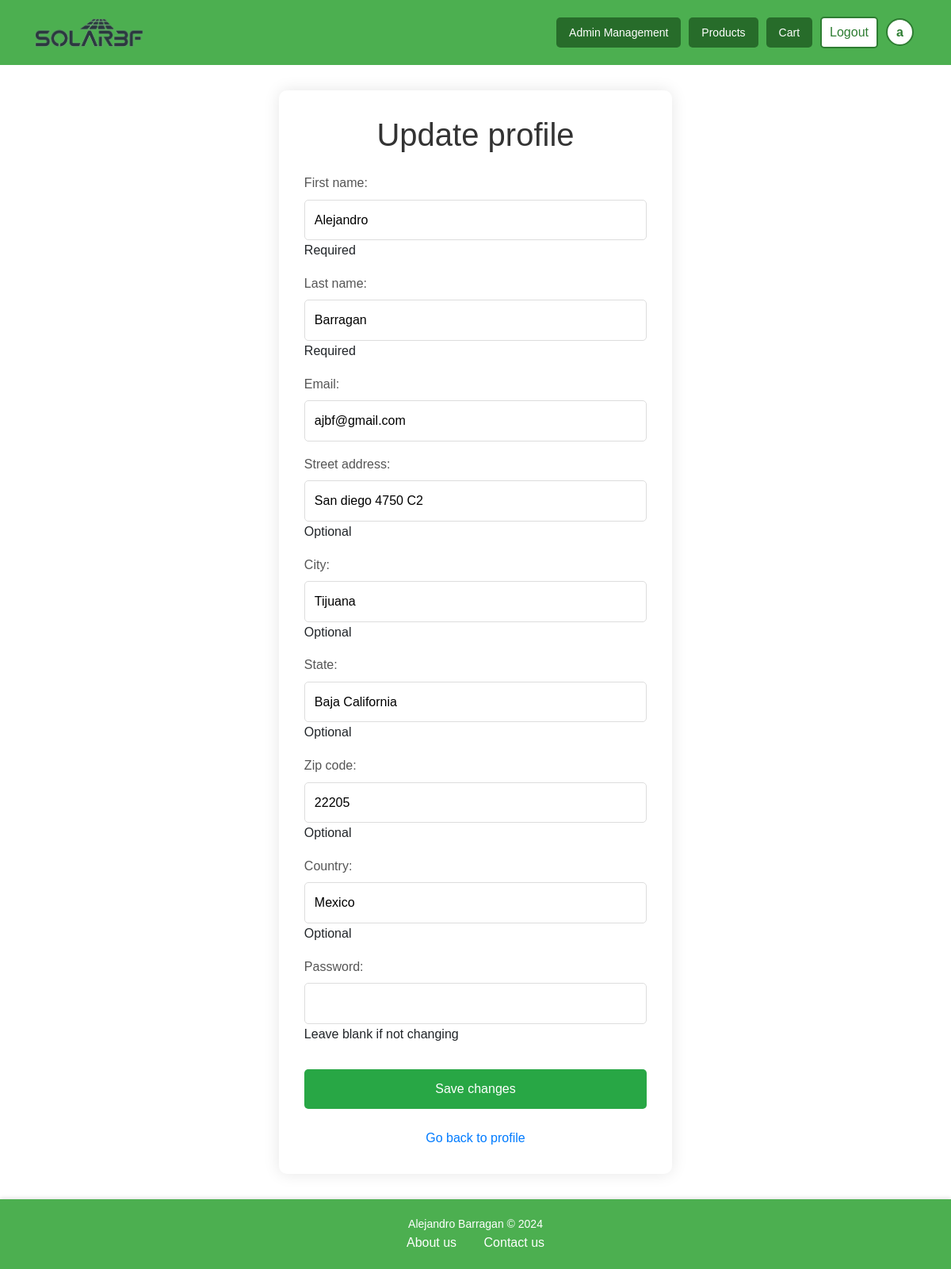
The page /profile/update/ (signed in) on the database as committed earlier.
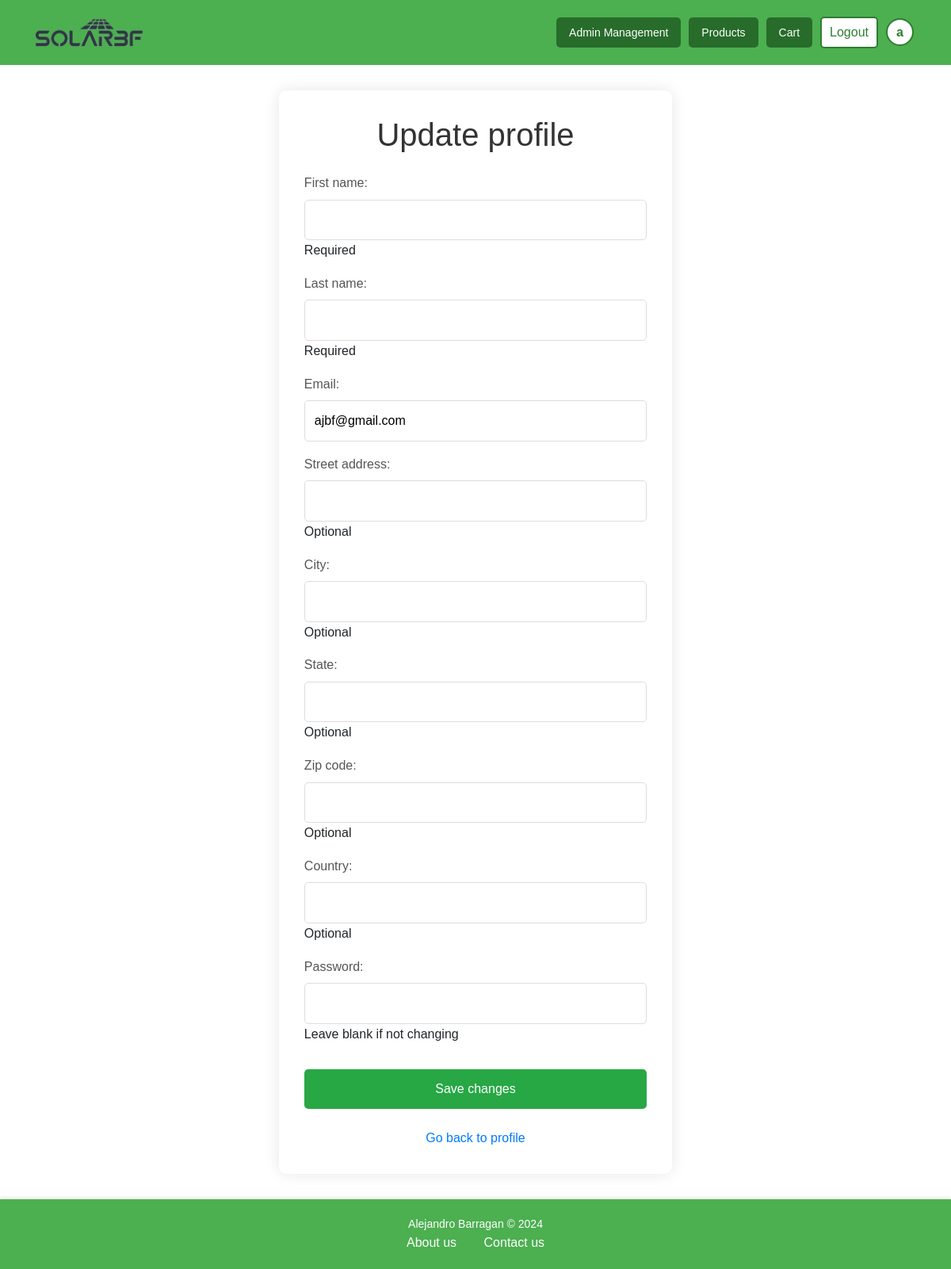
The same page on the database as committed later.
### accounts/models.py (models this page shows, shortened)
class CustomUser(AbstractUser):
    USER_TYPE_CHOICES = (
        ('user', 'User'),
        ('worker', 'Worker'),
        ('admin', 'Admin'),
    )
    role = models.CharField(max_length=10, default='user')
    team = models.ForeignKey(
        Team,
        on_delete=models.SET_NULL,
        blank=True, null=True,
        related_name='members'
    )
    email = models.EmailField(unique=True)
    street_address = models.CharField(max_length=255, blank=True, null=True)
    city = models.CharField(max_length=100, blank=True, null=True)
    state = models.CharField(max_length=100, blank=True, null=True)
    zip_code = models.CharField(max_length=20, blank=True, null=True)
    country = models.CharField(max_length=100, blank=True, null=True)

### accounts/views.py (the view)
# urls.py: path('profile/update/', views.profileView_update, name='profile_update'),
@login_required
def profileView_update(request):
    if request.method == 'POST':
        form = CustomUserChangeForm(request.POST, instance=request.user)
        if form.is_valid():
            form.save()
            return redirect('profile')
    else:
        form = CustomUserChangeForm(instance=request.user)
    return render(request, 'accounts/profile_update.html', {'form': form})

### accounts/forms.py (shortened to what this page needs)
class CustomUserChangeForm(UserChangeForm):
    first_name = forms.CharField(max_length=60, required=True, help_text='Required')
    last_name = forms.CharField(max_length=60, required=True, help_text='Required')
    street_address = forms.CharField(max_length=255, required=False, help_text='Optional')
    city = forms.CharField(max_length=100, required=False, help_text='Optional')
    state = forms.CharField(max_length=100, required=False, help_text='Optional')
    zip_code = forms.CharField(max_length=20, required=False, help_text='Optional')
    country = forms.CharField(max_length=100, required=False, help_text='Optional')
    password = forms.CharField(widget=forms.PasswordInput(), required=False, help_text='Leave blank if not changing')
    class Meta:
        model = CustomUser
        fields = ['first_name', 'last_name', 'email', 'street_address', 'city', 'state', 'zip_code', 'country']

### templates/accounts/profile_update.html (shortened to what this page needs)
{% extends 'base.html' %}
{% load static %}
{% block style %}
    <link rel="stylesheet" href="{% static 'css/profile_update.css' %}"/>
{% endblock %}
{% block content %}
<div class="profile-update-container">
    <h1>Update profile</h1>
    <div class="profile-update-form">
        <form method="POST">
            {{ form.as_p }}
            <button type="submit">Save changes</button>
        </form>
    </div>
    <a href="{% url 'profile' %}" class="back-link">Go back to profile</a>
</div>
{% endblock %}

### templates/components/navbar.html (shortened to what this page needs)
{% load static %}
{% block style %}
    <link rel="stylesheet" href="{% static 'css/navbar.css' %}"/>
{% endblock %}
{% block content %}
<div class="navbar-container">
    <nav class="navbar">
        <div class="container">
            <a class="nav-link navbar-brand nav-logo" href="{% url 'home' %}">
                <img src="{% static 'images/SolarBFLogo1-1.png' %}" alt="">
            </a>
            <div class="nav-links" id="nav-links">
                {% if user.is_authenticated %}
                    {% if user.is_staff or user.role == 'worker' %}
                        <a class="btn-custom btn-medium btn-primary" href="{% url 'management' %}">Admin Management</a>
                    {% endif %}
                        <a class="btn-custom btn-medium btn-primary" href="{% url 'products' %}">Products</a>
                        <a class="btn-custom btn-medium btn-primary" href="{% url 'cart' %}">Cart</a>
                        <a class="btn-custom btn-logout" href="{% url 'logout' %}">Logout</a>
                        <a class="btn-custom btn-profile" href="{% url 'profile' %}">{{ user.username|slice:":1" }}</a>
                    {% else %}
                        <a class="btn-login" href="{% url 'login' %}">Login</a>
                    {% endif %}
            </div>
        </div>
    </nav>
</div>
{% endblock %}

Rows that differ between the two databases and show on the page:
changed CustomUser "ajbf@gmail.com": first_name "Alejandro" → (not shown); last_name "Barragan" → (not shown); street_address "San diego 4750 C2" → (not shown); city "Tijuana" → (not shown); state "Baja California" → (not shown); zip_code "22205" → (not shown); country "Mexico" → (not shown)
